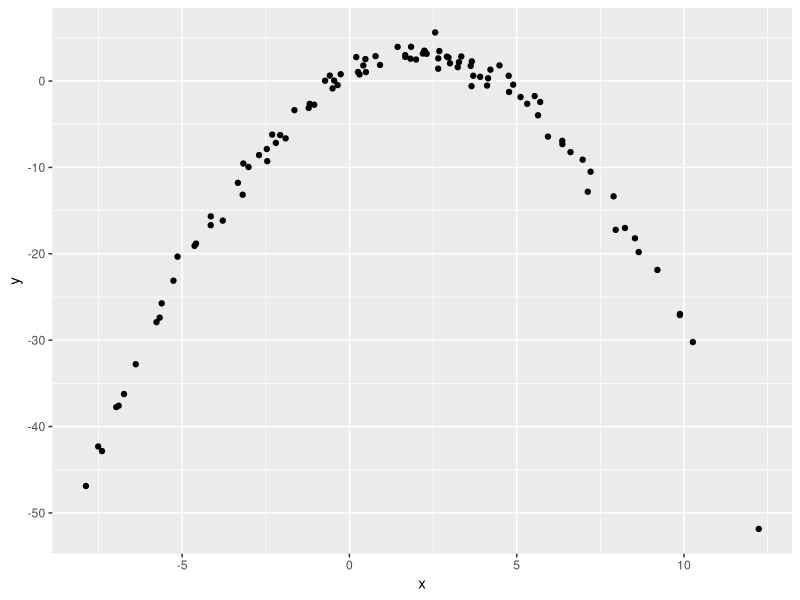

The R script that drew this image:
## ---- chunk 1
library(tidyverse)

df=tibble(
  x=rnorm(100, 2, 5),
  y=1 + 2 * x -.5 * x^2 + rnorm(100)
)

df |> 
  ggplot(aes(x=x, y=y)) +
  geom_point()
